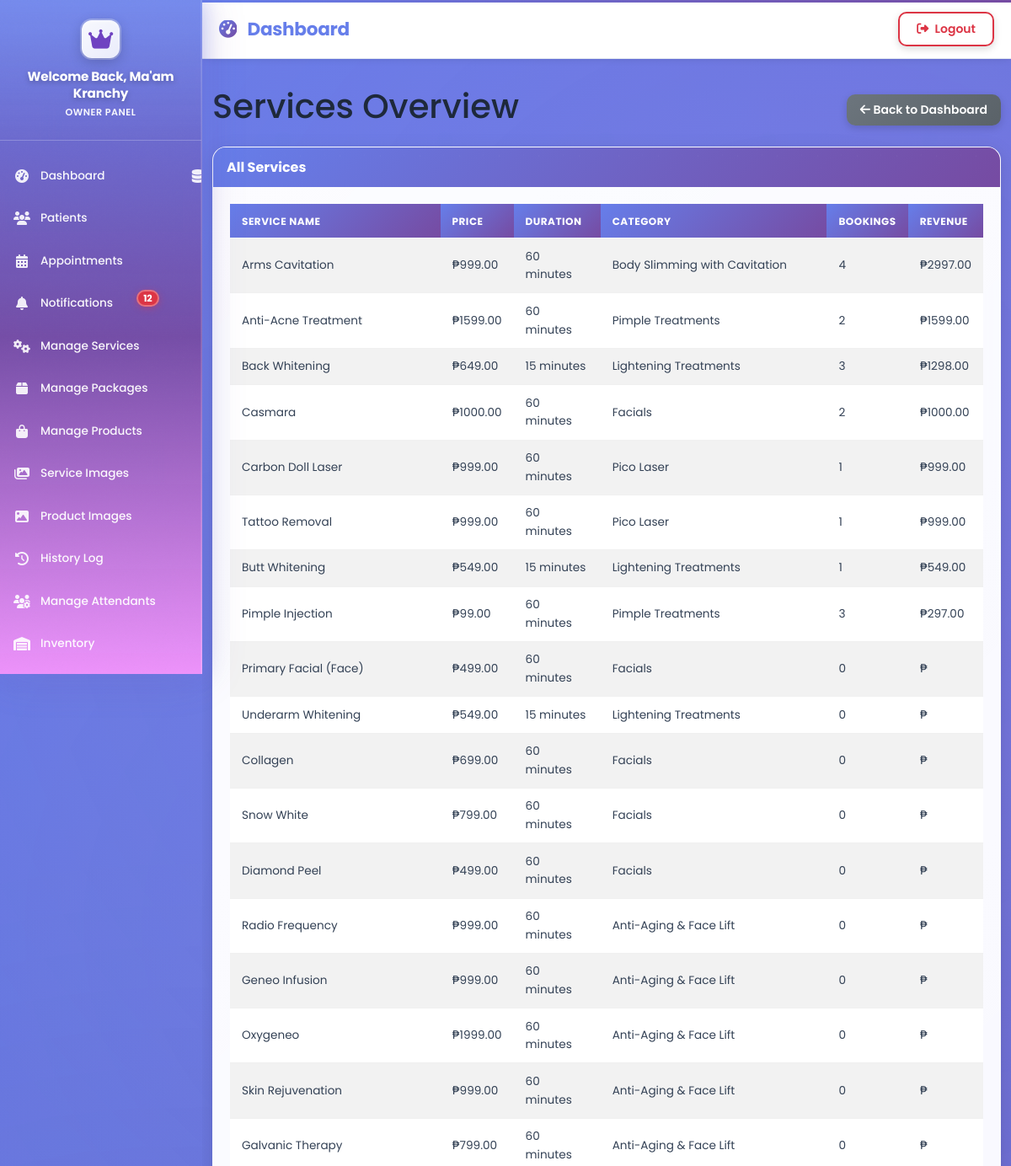
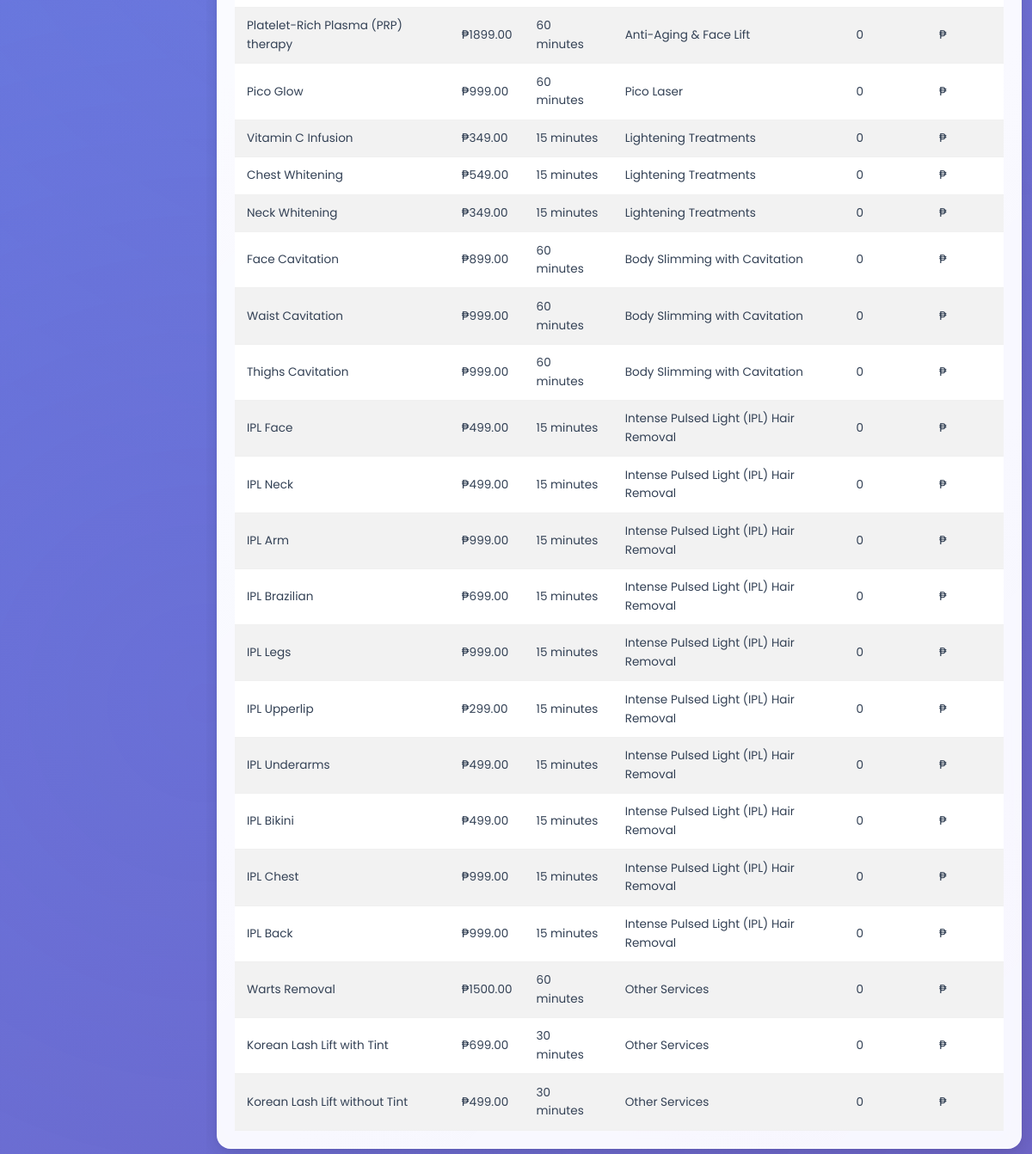
Screenshot of /owner/services/ (signed in) with the database file from the repository (2 pictures, top to bottom).
### services/models.py (models this page shows, shortened)
class Service(models.Model):
    service_name = models.CharField(max_length=100)
    description = models.TextField(blank=True, null=True)
    price = models.DecimalField(max_digits=10, decimal_places=2, blank=True, null=True)
    duration = models.IntegerField(help_text="Duration in minutes")
    category = models.ForeignKey(ServiceCategory, on_delete=models.CASCADE, related_name='services')
    image = models.ImageField(upload_to='services/', blank=True, null=True)
    archived = models.BooleanField(default=False)
    created_at = models.DateTimeField(auto_now_add=True)
    updated_at = models.DateTimeField(auto_now=True)
    class Meta:
        db_table = 'services'
        ordering = ['service_name']

class ServiceCategory(models.Model):
    name = models.CharField(max_length=255)
    class Meta:
        db_table = 'service_categories'
        verbose_name_plural = 'Service Categories'

### owner/views.py (the view)
# urls.py: path('services/', views.owner_services, name='services'),
@login_required(login_url='/accounts/login/owner/')
@user_passes_test(is_owner, login_url='/accounts/login/owner/')
def owner_services(request):
    services = Service.objects.filter(archived=False).annotate(
        total_bookings=Count('appointments'),
        completed_bookings=Count('appointments', filter=Q(appointments__status='completed')),
        cancelled_bookings=Count('appointments', filter=Q(appointments__status='cancelled')),
        total_revenue=Sum('appointments__service__price', filter=Q(appointments__status='completed')),
        avg_rating=Avg('appointments__feedback__rating', filter=Q(appointments__feedback__isnull=False))
    ).order_by('-total_revenue')
    context = {
        'services': services,
    }
    return render(request, 'owner/services.html', context)

### appointments/context_processors.py (called while the page is built)
def notification_count(request):
    if request.user.is_authenticated:
        if request.user.user_type == 'admin':
            count = Notification.objects.filter(patient__isnull=True, is_read=False).count()
        elif request.user.user_type == 'owner':
            count = Notification.objects.filter(patient__isnull=True, is_read=False).count()
        elif request.user.user_type == 'attendant':
            count = Notification.objects.filter(
                (Q(patient=request.user) | Q(patient__isnull=True)),
                is_read=False
            ).count()
        else:
            count = Notification.objects.filter(patient=request.user, is_read=False).count()
    else:
        count = 0
    return {
        'notification_count': count
    }

### owner/views.py (called while the page is built)
def is_owner(user):
    return user.is_authenticated and user.user_type in ('owner', 'admin')

### templates/owner/services.html (shortened to what this page needs)
{% extends 'owner/base.html' %}
{% load static %}
{% block content %}
<div class="container mt-4">
    <div class="d-flex justify-content-between align-items-center mb-4">
        <h1>Services Overview</h1>
        <a href="{% url 'owner:dashboard' %}" class="btn btn-secondary">
            <i class="fas fa-arrow-left"></i> Back to Dashboard
        </a>
    </div>
    <div class="card">
        <div class="card-header">
            <h5>All Services</h5>
        </div>
        <div class="card-body">
            <div class="table-responsive">
                <table class="table table-striped">
                    <thead>
                        <tr>
                            <th>Service Name</th>
                            <th>Price</th>
                            <th>Duration</th>
                            <th>Category</th>
                            <th>Bookings</th>
                            <th>Revenue</th>
                        </tr>
                    </thead>
                    <tbody>
                        {% for service in services %}
                        <tr>
                            <td>{{ service.service_name }}</td>
                            <td>₱{{ service.price|floatformat:2 }}</td>
                            <td>{{ service.duration }} minutes</td>
                            <td>{{ service.category.name }}</td>
                            <td>{{ service.total_bookings }}</td>
                            <td>₱{{ service.total_revenue|floatformat:2 }}</td>
                        </tr>
                        {% empty %}
                        <tr>
                            <td colspan="6" class="text-center text-muted">No services found.</td>
                        </tr>
                        {% endfor %}
                    </tbody>
                </table>
            </div>
        </div>
    </div>
</div>
{% endblock %}

### static/css/style.css (style rules this page uses)
:root { --primary-color: #6f42c1; --secondary-color: #bb8fce; --dark-color: #2c003e; --light-color: #f4ecf7; }
html { scroll-behavior: smooth; scroll-padding-top: 80px; }
* { scroll-behavior: smooth; }
body { scroll-behavior: smooth; -webkit-overflow-scrolling: touch; }
body { font-family: 'Poppins', sans-serif; color: #333; line-height: 1.6; padding-top: 70px; }

### static/css/owner-ui-improvements.css (style rules this page uses)
:root { --primary-gradient: linear-gradient(135deg, #667eea 0%, #764ba2 100%); --card-shadow: 0 2px 8px rgba(0, 0, 0, 0.08); --card-shadow-hover: 0 8px 20px rgba(102, 126, 234, 0.2); --border-radius: 12px; --spacing-sm: 0.75rem; --spacing-md: 1rem; --spacing-lg: 1.25rem; }
.card { border-radius: var(--border-radius); box-shadow: var(--card-shadow); border: 1px solid rgba(102, 126, 234, 0.1); margin-bottom: var(--spacing-md); transition: all 0.3s ease; }
.card-header { background: var(--primary-gradient); color: white; padding: var(--spacing-md) var(--spacing-lg); border-bottom: none; border-radius: var(--border-radius) var(--border-radius) 0 0; }
.card-header h5 { margin: 0; font-size: 1rem; font-weight: 600; }
.card-body { padding: var(--spacing-lg); }
.d-flex.justify-content-between.align-items-center.mb-4 { margin-bottom: var(--spacing-md) !important; }
.table { font-size: 0.875rem; margin-bottom: 0; }
.table thead th { background: var(--primary-gradient); color: white; padding: 0.75rem; font-size: 0.8125rem; font-weight: 600; border: none; text-transform: uppercase; letter-spacing: 0.5px; }
.table tbody td { padding: 0.75rem; vertical-align: middle; border-bottom: 1px solid #f0f0f0; }
.table tbody tr { transition: background-color 0.2s ease; }
.btn { font-size: 0.875rem; padding: 0.5rem 1rem; border-radius: 8px; font-weight: 600; transition: all 0.3s ease; border: none; }
.btn-secondary { background: linear-gradient(135deg, #6c757d 0%, #5a6268 100%); color: white; }
.mb-4 { margin-bottom: 1rem !important; }
.mt-4 { margin-top: 1rem !important; }

### rows the page displays
Service: service_name "Arms Cavitation", price "999.00", duration "60", category.name "Body Slimming with Cavitation", total_bookings "4", total_revenue "2997.00"
Service: service_name "Anti-Acne Treatment", price "1599.00", duration "60", category.name "Pimple Treatments", total_bookings "2", total_revenue "1599.00"
Service: service_name "Back Whitening", price "649.00", duration "15", category.name "Lightening Treatments", total_bookings "3", total_revenue "1298.00"
Service: service_name "Casmara", price "1000.00", duration "60", category.name "Facials", total_bookings "2", total_revenue "1000.00"
Service: service_name "Carbon Doll Laser", price "999.00", duration "60", category.name "Pico Laser", total_bookings "1", total_revenue "999.00"
Service: service_name "Tattoo Removal", price "999.00", duration "60", category.name "Pico Laser", total_bookings "1", total_revenue "999.00"
Service: service_name "Butt Whitening", price "549.00", duration "15", category.name "Lightening Treatments", total_bookings "1", total_revenue "549.00"
Service: service_name "Pimple Injection", price "99.00", duration "60", category.name "Pimple Treatments", total_bookings "3", total_revenue "297.00"
Service: service_name "Primary Facial (Face)", price "499.00", duration "60", category.name "Facials", total_bookings "0"
Service: service_name "Underarm Whitening", price "549.00", duration "15", category.name "Lightening Treatments", total_bookings "0"
Service: service_name "Collagen", price "699.00", duration "60", category.name "Facials", total_bookings "0"
Service: service_name "Snow White", price "799.00", duration "60", category.name "Facials", total_bookings "0"
Service: service_name "Diamond Peel", price "499.00", duration "60", category.name "Facials", total_bookings "0"
Service: service_name "Radio Frequency", price "999.00", duration "60", category.name "Anti-Aging & Face Lift", total_bookings "0"
Service: service_name "Geneo Infusion", price "999.00", duration "60", category.name "Anti-Aging & Face Lift", total_bookings "0"
Service: service_name "Oxygeneo", price "1999.00", duration "60", category.name "Anti-Aging & Face Lift", total_bookings "0"
Service: service_name "Skin Rejuvenation", price "999.00", duration "60", category.name "Anti-Aging & Face Lift", total_bookings "0"
Service: service_name "Galvanic Therapy", price "799.00", duration "60", category.name "Anti-Aging & Face Lift", total_bookings "0"
Service: service_name "Platelet-Rich Plasma (PRP) therapy", price "1899.00", duration "60", category.name "Anti-Aging & Face Lift", total_bookings "0"
Service: service_name "Pico Glow", price "999.00", duration "60", category.name "Pico Laser", total_bookings "0"
Service: service_name "Vitamin C Infusion", price "349.00", duration "15", category.name "Lightening Treatments", total_bookings "0"
Service: service_name "Chest Whitening", price "549.00", duration "15", category.name "Lightening Treatments", total_bookings "0"
Service: service_name "Neck Whitening", price "349.00", duration "15", category.name "Lightening Treatments", total_bookings "0"
Service: service_name "Face Cavitation", price "899.00", duration "60", category.name "Body Slimming with Cavitation", total_bookings "0"
Service: service_name "Waist Cavitation", price "999.00", duration "60", category.name "Body Slimming with Cavitation", total_bookings "0"
Service: service_name "Thighs Cavitation", price "999.00", duration "60", category.name "Body Slimming with Cavitation", total_bookings "0"
Service: service_name "IPL Face", price "499.00", duration "15", category.name "Intense Pulsed Light (IPL) Hair Removal", total_bookings "0"
Service: service_name "IPL Neck", price "499.00", duration "15", category.name "Intense Pulsed Light (IPL) Hair Removal", total_bookings "0"
Service: service_name "IPL Arm", price "999.00", duration "15", category.name "Intense Pulsed Light (IPL) Hair Removal", total_bookings "0"
Service: service_name "IPL Brazilian", price "699.00", duration "15", category.name "Intense Pulsed Light (IPL) Hair Removal", total_bookings "0"
Service: service_name "IPL Legs", price "999.00", duration "15", category.name "Intense Pulsed Light (IPL) Hair Removal", total_bookings "0"
Service: service_name "IPL Upperlip", price "299.00", duration "15", category.name "Intense Pulsed Light (IPL) Hair Removal", total_bookings "0"
Service: service_name "IPL Underarms", price "499.00", duration "15", category.name "Intense Pulsed Light (IPL) Hair Removal", total_bookings "0"
Service: service_name "IPL Bikini", price "499.00", duration "15", category.name "Intense Pulsed Light (IPL) Hair Removal", total_bookings "0"
Service: service_name "IPL Chest", price "999.00", duration "15", category.name "Intense Pulsed Light (IPL) Hair Removal", total_bookings "0"
Service: service_name "IPL Back", price "999.00", duration "15", category.name "Intense Pulsed Light (IPL) Hair Removal", total_bookings "0"
Service: service_name "Warts Removal", price "1500.00", duration "60", category.name "Other Services", total_bookings "0"
Service: service_name "Korean Lash Lift with Tint", price "699.00", duration "30", category.name "Other Services", total_bookings "0"
Service: service_name "Korean Lash Lift without Tint", price "499.00", duration "30", category.name "Other Services", total_bookings "0"

### other values shown
{{ notification_count }} "12"
